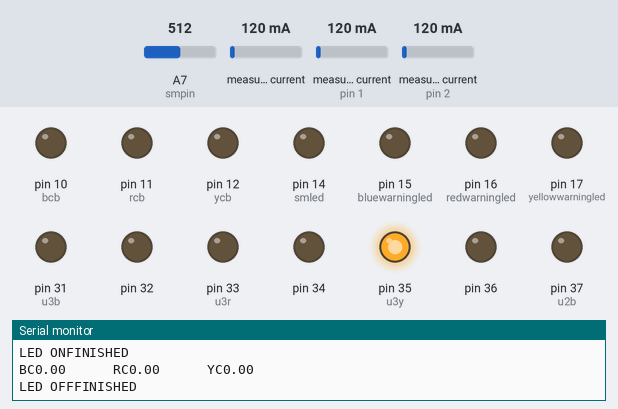
This sketch was run on a simulated Arduino Mega 2560, built with avr-gcc and run on an emulated ATmega2560. Shown: output pins drawn as LEDs (lit = HIGH), the last lines printed to the serial monitor. Dashed ring = blinking. Inputs (shaded band) come from the test bench; at power-on: A7 (smpin) = 512, measured current 120 mA, measured current (sensors on pin 1, pin 2) 120 mA.

Above: at 1.8 s.
1.9 s: A7 (smpin) set to 488
At 3.0 s:
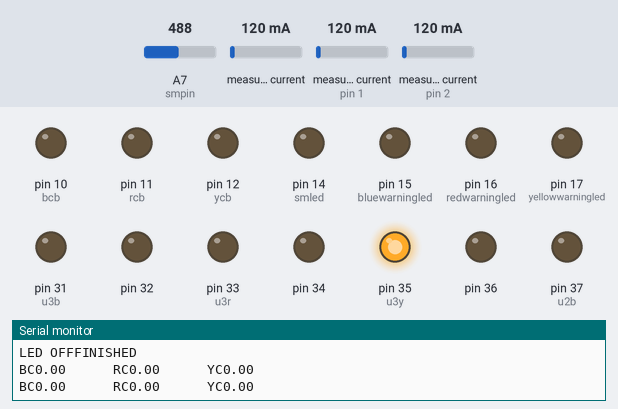
3.4 s: A7 (smpin) set to 510
At 4.3 s:
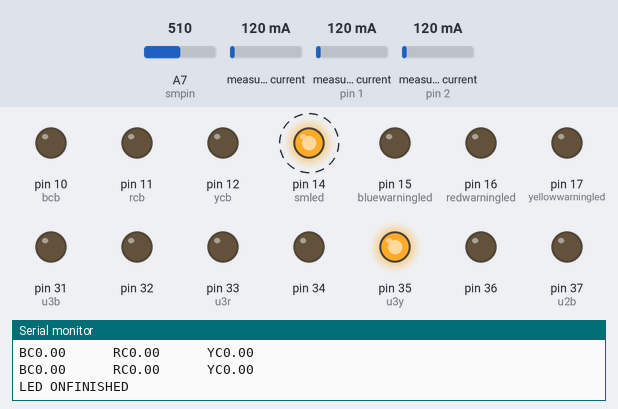
7.2 s: A7 (smpin) set to 490
At 7.2 s:
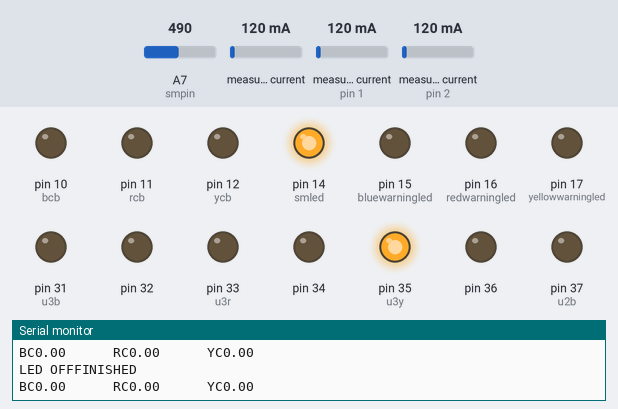
Timing chart, 0 to 10.2 s (numbered marks = the images above; inputs shaded):
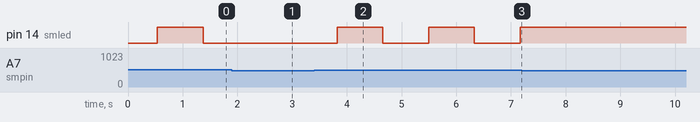

The sketch:

Voltage_Unbalance.ino
```cpp
// (licence header left out)
#include "EmonLib.h"                   // Include Emon Library
#include <LiquidCrystal.h>
EnergyMonitor bluephase;
EnergyMonitor redphase;
EnergyMonitor yellowphase;


LiquidCrystal lcd(8, 7, 6, 5, 4, 3);

int u1b = 43;  //this unit has four lights
int u1r = 45;
int u1y = 47;

int u2b = 37; //this unit has three lights
int u2r = 39;
int u2y = 41;


int u3b = 31;  //this unit has two lights
int u3r = 33;
int u3y = 35;

int bcb = 10;
int rcb = 11;
int ycb = 12;// Create an instance


int bluewarningled = 15;
int redwarningled = 16;
int yellowwarningled = 17;

double Irms1 = 0;
double Irms2 = 0;
double Irms3 = 0;

double maxcurrent = 0;
double mincurrent = 0;
double threshold = 0;

int bluerem = 0;
int redrem = 0;
int yellowrem = 0;

double bluecurrent = 0;
double redcurrent = 0;
double yellowcurrent = 0;
double minim = 0.22;
double maxallowedcurrent = 4;
int delaytym = 1000;
int smcheck = 0;
int smpin = A7;
int smled = 14;
double avcurrent  = 0;
double voltageunbperc = 0;
double currentdiff = 0;
int dt = 1000;


int n = 0;
int maxcurrentpos = 0;
int mincurrentpos = 0;

int contrastpin = 9;
double currentarray[3] = {0, 0, 0};

void setup()
{
  Serial.begin(9600);


 pinMode(bluewarningled, OUTPUT);
pinMode(redwarningled, OUTPUT);
pinMode(yellowwarningled,OUTPUT);

  pinMode(bcb,  OUTPUT);
  pinMode(rcb,  OUTPUT);
  pinMode(ycb, OUTPUT);
  pinMode(smled, OUTPUT);

  bluephase.current(0, 111.1);
  redphase.current(1, 111.1);
  yellowphase.current(2, 111.1);


   for(int k = 31;k < 54;k++)
{
  pinMode(k, OUTPUT);
}

  digitalWrite(u1b, HIGH);
  digitalWrite(u1r, LOW);
  digitalWrite(u1y, LOW);


  digitalWrite(u2b, LOW);
  digitalWrite(u2r, HIGH);
  digitalWrite(u2y, LOW);

  digitalWrite(u3b, LOW);
  digitalWrite(u3r, LOW);
  digitalWrite(u3y, HIGH);


  digitalWrite(bcb, LOW);
  digitalWrite(rcb, LOW);
  digitalWrite(ycb, LOW);


}

void loop()
{


   Irms1 = (bluephase.calcIrms(1480))/3;  // Calculate Irms only
   Irms2 = (redphase.calcIrms(1480))/3;  // Calculate Irms only
   Irms3 = (yellowphase.calcIrms(1480))/3;  // Calculate Irms only

  currentCorrect();

  currentarray[0] = bluecurrent;
  currentarray[1] = redcurrent;
  currentarray[2] = yellowcurrent;
  maxcurrent = 0;
  for(n=0;n<3;n++)
  {
    if(currentarray[n] > maxcurrent)
    {
      maxcurrent = currentarray[n];
      maxcurrentpos = n+1;
      //Looking for  phase with the most current
    }

  }
  mincurrent = 100;
   for(n=0;n<3;n++)
  {
    if(currentarray[n] < mincurrent )
    {
      mincurrent = currentarray[n];
      mincurrentpos = n+1;
      //Looking for  phase with the least current

    }

  }

  voltageUnbalanceCalc();


  Serial.print("BC");
  Serial.print(bluecurrent);
  Serial.print("      ");
  Serial.print("RC");
  Serial.print(redcurrent);

  Serial.print("      ");
   Serial.print("YC");
  Serial.print(yellowcurrent);
  Serial.print("      ");
  Serial.println();

  /*Serial.print("MAX CURRENT is ");
  Serial.println(maxcurrent);
   Serial.print("MIN CURRENT is ");
  Serial.println(mincurrent);*/

  if(maxcurrent > maxallowedcurrent)
  {

  if(maxcurrentpos == 1)
  {
    digitalWrite(bluewarningled, HIGH);
    delay(dt);
    if(mincurrentpos == 2)
    {
       digitalWrite(u1b, LOW);
       digitalWrite(u1y, LOW);
       delay(delaytym);
       digitalWrite(u1r, HIGH);
       ;
    }
    else if(mincurrentpos == 3)
    {
       digitalWrite(u1b, LOW);
       digitalWrite(u1r, LOW);
       delay(delaytym);
       digitalWrite(u1y, HIGH);
    }
    else
    {

    }
    digitalWrite(bluewarningled, LOW);
  }


  else if(maxcurrentpos == 2)
  {
    digitalWrite(redwarningled, HIGH);
    delay(dt);
    if(mincurrentpos == 1)
    {

       digitalWrite(u2r, LOW);
       digitalWrite(u2y, LOW);
       delay(delaytym);
       digitalWrite(u2b, HIGH);

    }
    else if(mincurrentpos == 3)
    {
       digitalWrite(u2r, LOW);
       digitalWrite(u2b, LOW);
       delay(delaytym);
       digitalWrite(u2y, HIGH);
    }
    else
    {

    }
    digitalWrite(redwarningled, LOW);

  }

  else if(maxcurrentpos == 3)
  {
    digitalWrite(yellowwarningled, HIGH);
    delay(dt);
    if(mincurrentpos == 1)
    {

      digitalWrite(u3y, LOW);
      digitalWrite(u3r, LOW);
      delay(delaytym);
      digitalWrite(u3b, HIGH);


    }
    else if(mincurrentpos == 2)
    {
      digitalWrite(u3b, LOW);
      digitalWrite(u3y, LOW);
      delay(delaytym);
      digitalWrite(u3r, HIGH);
    }
    else
    {

    }
    digitalWrite(yellowwarningled, LOW);
  }
  else
  {

  }
  }
  slowDown();
   if(smcheck == 0)
  {
    delaytym = 0;
  }
  else
  {
    delaytym = 1000;
  }
  /*Serial.print("SM is ");
  Serial.println(smcheck);

  Serial.print("DT is ");
  Serial.println(delaytym);


   Serial.print("Voltage unbalance is ");
  Serial.println(100- voltageunbperc);*/
}
```

currentCorrect.ino
```cpp
void currentCorrect()
{
  if(Irms1 < minim)
  {
    bluecurrent = 0;

  }
  else
  {
    bluecurrent = Irms1;

  }

   if(Irms2 < minim)
  {
    redcurrent = 0;

  }
   else
  {
    redcurrent = Irms2+0.15;

  }

   if(Irms3 < minim)
  {

    yellowcurrent = 0;

  }
   else
  {
    yellowcurrent = Irms3;

  }


}
```

slowDownCheck.ino
```cpp
void slowDown()
{
 if(analogRead(smpin) > 500)
 {
  if(smcheck == 0)
  {
    digitalWrite(smled, HIGH);
    Serial.print("LED ON");
    delay(300);
    smcheck = 1;
    delaytym = 1000;
  }
  else if(smcheck == 1)
  {
    digitalWrite(smled, LOW);

    Serial.print("LED OFF");
    delay(300);
    smcheck = 0;
  }
  Serial.println("FINISHED");
 }
}
```

vunbalanceCalc.ino
```cpp
 void voltageUnbalanceCalc()
{
  avcurrent = (bluecurrent+yellowcurrent+redcurrent)/3;
  currentdiff = maxcurrent-avcurrent;

  voltageunbperc = (avcurrent/maxcurrent)*100;
}
```

Measured:
- after the input at 1.9 s, pin 14 (smled): stays LOW (without the input it goes to HIGH after 0.31 s)
- after the input at 3.4 s, pin 14 (smled): alternates HIGH for 0.84 s and LOW for 0.84 s, starting after 0.42 s
- after the input at 7.2 s, pin 14 (smled): stops changing and stays HIGH
